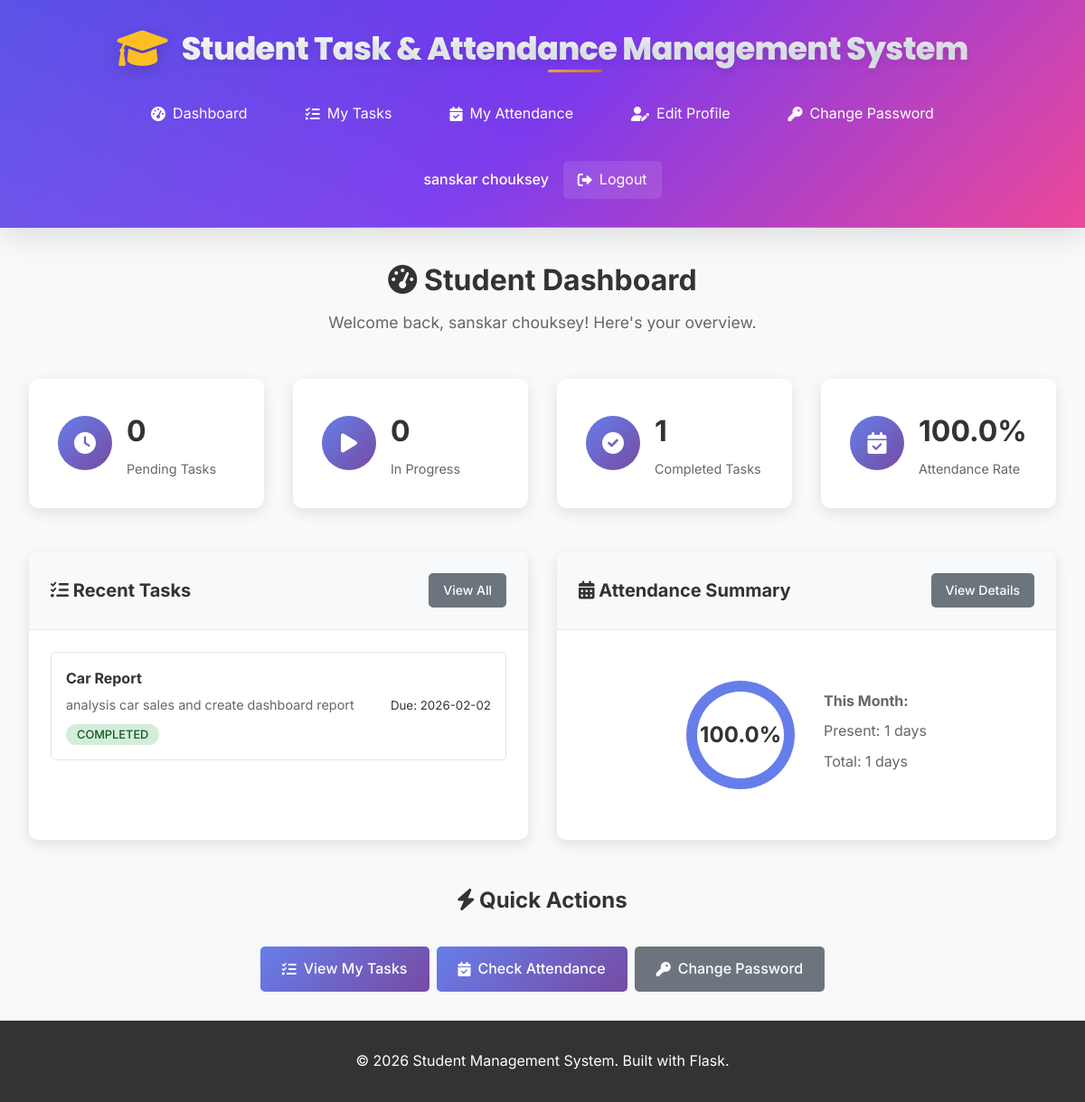
Screenshot of /student/dashboard (signed in) with the database file from the repository.
### models.py (models this page shows, shortened)
class User(UserMixin, db.Model):
    id = db.Column(db.Integer, primary_key=True)
    username = db.Column(db.String(80), unique=True, nullable=False)
    email = db.Column(db.String(120), unique=True, nullable=False)
    password_hash = db.Column(db.String(120), nullable=False)
    role = db.Column(db.String(20), nullable=False, default='student')  # 'admin' or 'student'
    full_name = db.Column(db.String(100), nullable=False)
    created_at = db.Column(db.DateTime, default=datetime.utcnow)
    is_active = db.Column(db.Boolean, default=True)
    tasks = db.relationship('Task', backref='assigned_student', lazy=True, foreign_keys='Task.student_id')
    attendance_records = db.relationship('Attendance', backref='student', lazy=True, foreign_keys='Attendance.student_id')
    def is_admin(self):
        return self.role == 'admin'

class Task(db.Model):
    id = db.Column(db.Integer, primary_key=True)
    title = db.Column(db.String(200), nullable=False)
    description = db.Column(db.Text, nullable=True)
    due_date = db.Column(db.Date, nullable=False)
    status = db.Column(db.String(20), default='pending')  # 'pending', 'in_progress', 'completed'
    priority = db.Column(db.String(20), default='medium')  # 'low', 'medium', 'high'
    created_at = db.Column(db.DateTime, default=datetime.utcnow)
    updated_at = db.Column(db.DateTime, default=datetime.utcnow, onupdate=datetime.utcnow)
    student_id = db.Column(db.Integer, db.ForeignKey('user.id'), nullable=False)
    created_by = db.Column(db.Integer, db.ForeignKey('user.id'), nullable=False)
    creator = db.relationship('User', foreign_keys=[created_by], backref='created_tasks')

### app.py (the view)
@app.route('/student/dashboard')
@login_required
def student_dashboard():
    if current_user.is_admin():
        return redirect(url_for('admin_dashboard'))
    pending_tasks = Task.query.filter_by(student_id=current_user.id, status='pending').count()
    in_progress_tasks = Task.query.filter_by(student_id=current_user.id, status='in_progress').count()
    completed_tasks = Task.query.filter_by(student_id=current_user.id, status='completed').count()
    recent_tasks = Task.query.filter_by(student_id=current_user.id).order_by(Task.created_at.desc()).limit(5).all()
    current_month = date.today().replace(day=1)
    attendance_records = Attendance.query.filter(
        and_(Attendance.student_id == current_user.id,
             Attendance.date >= current_month)
    ).all()
    present_days = len([a for a in attendance_records if a.status == 'present'])
    total_days = len(attendance_records)
    attendance_rate = (present_days / total_days * 100) if total_days > 0 else 0
    return render_template('student/dashboard.html',
                         pending_tasks=pending_tasks,
                         in_progress_tasks=in_progress_tasks,
                         completed_tasks=completed_tasks,
                         recent_tasks=recent_tasks,
                         attendance_rate=round(attendance_rate, 1),
                         present_days=present_days,
                         total_days=total_days)

### app.py (called while the page is built)
@app.context_processor
def inject_date():
    return {'date': date}

### templates/student/dashboard.html (shortened to what this page needs)
{% extends "base.html" %}
{% block content %}
<div class="dashboard-container">
    <div class="dashboard-header">
        <h1><i class="fas fa-tachometer-alt"></i> Student Dashboard</h1>
        <p>Welcome back, {{ current_user.full_name }}! Here's your overview.</p>
    </div>
    <div class="stats-grid">
        <div class="stat-card">
            <div class="stat-icon">
                <i class="fas fa-clock"></i>
            </div>
            <div class="stat-content">
                <h3>{{ pending_tasks }}</h3>
                <p>Pending Tasks</p>
            </div>
        </div>
        <div class="stat-card">
            <div class="stat-icon">
                <i class="fas fa-play"></i>
            </div>
            <div class="stat-content">
                <h3>{{ in_progress_tasks }}</h3>
                <p>In Progress</p>
            </div>
        </div>
        <div class="stat-card">
            <div class="stat-icon">
                <i class="fas fa-check-circle"></i>
            </div>
            <div class="stat-content">
                <h3>{{ completed_tasks }}</h3>
                <p>Completed Tasks</p>
            </div>
        </div>
        <div class="stat-card">
            <div class="stat-icon">
                <i class="fas fa-calendar-check"></i>
            </div>
            <div class="stat-content">
                <h3>{{ attendance_rate }}%</h3>
                <p>Attendance Rate</p>
            </div>
        </div>
    </div>
    <div class="dashboard-grid">
        <div class="dashboard-section">
            <div class="section-header">
                <h2><i class="fas fa-tasks"></i> Recent Tasks</h2>
                <a href="{{ url_for('student_tasks') }}" class="btn btn-secondary btn-sm">View All</a>
            </div>
            <div class="section-content">
                {% if recent_tasks %}
                    <div class="task-list">
                        {% for task in recent_tasks %}
                            <div class="task-item">
                                <div class="task-info">
                                    <h4>{{ task.title }}</h4>
                                    {% if task.description %}
                                        <p>{{ task.description[:100] }}{% if task.description|length > 100 %}...{% endif %}</p>
                                    {% endif %}
                                    <span class="task-status status-{{ task.status }}">{{ task.status.replace('_', ' ').title() }}</span>
                                </div>
                                <div class="task-meta">
                                    <small>Due: {{ task.due_date.strftime('%Y-%m-%d') }}</small>
                                </div>
                            </div>
                        {% endfor %}
                    </div>
                {% else %}
                    <div class="empty-state">
                        <i class="fas fa-tasks"></i>
                        <p>No tasks assigned yet</p>
                    </div>
                {% endif %}
            </div>
        </div>
        <div class="dashboard-section">
            <div class="section-header">
                <h2><i class="fas fa-calendar-alt"></i> Attendance Summary</h2>
                <a href="{{ url_for('student_attendance') }}" class="btn btn-secondary btn-sm">View Details</a>
            </div>
            <div class="section-content">
                <div class="attendance-summary">
                    <div class="attendance-stat">
                        <div class="attendance-circle">
                            <div class="circle-progress" data-percentage="{{ attendance_rate }}">
                                <span class="percentage">{{ attendance_rate }}%</span>
                            </div>
                        </div>
                        <div class="attendance-details">
                            <p><strong>This Month:</strong></p>
                            <p>Present: {{ present_days }} days</p>
                            <p>Total: {{ total_days }} days</p>
                        </div>
                    </div>
                </div>
            </div>
        </div>
    </div>
    <div class="quick-actions">
        <h2><i class="fas fa-bolt"></i> Quick Actions</h2>
        <div class="action-buttons">
            <a href="{{ url_for('student_tasks') }}" class="btn btn-primary">
                <i class="fas fa-tasks"></i> View My Tasks
            </a>
            <a href="{{ url_for('student_attendance') }}" class="btn btn-primary">
                <i class="fas fa-calendar-check"></i> Check Attendance
            </a>
            <a href="{{ url_for('change_password') }}" class="btn btn-secondary">
                <i class="fas fa-key"></i> Change Password
            </a>
        </div>
    </div>
</div>
{% endblock %}

### templates/base.html (shortened to what this page needs)
<!DOCTYPE html>
<html lang="en">
<head>
    <link rel="stylesheet" href="{{ url_for('static', filename='css/style.css') }}">
    <link href="https://cdnjs.cloudflare.com/ajax/libs/font-awesome/6.0.0/css/all.min.css" rel="stylesheet">
</head>
<body>
    <nav class="navbar">
        <div class="nav-container">
            <div class="nav-brand">
                <i class="fas fa-graduation-cap"></i>
                <span>Student Task & Attendance Management System</span>
            </div>
            {% if current_user.is_authenticated %}
            <div class="nav-menu">
                {% if current_user.is_admin() %}
                    <a href="{{ url_for('admin_dashboard') }}" class="nav-link">
                        <i class="fas fa-tachometer-alt"></i> Dashboard
                    </a>
                    <a href="{{ url_for('admin_students') }}" class="nav-link">
                        <i class="fas fa-users"></i> Students
                    </a>
                    <a href="{{ url_for('admin_tasks') }}" class="nav-link">
                        <i class="fas fa-tasks"></i> Tasks
                    </a>
                    <a href="{{ url_for('admin_attendance') }}" class="nav-link">
                        <i class="fas fa-calendar-check"></i> Attendance
                    </a>
                    <a href="{{ url_for('admin_edit_profile') }}" class="nav-link">
                        <i class="fas fa-user-edit"></i> Edit Profile
                    </a>
                    <a href="{{ url_for('admin_change_password') }}" class="nav-link">
                        <i class="fas fa-key"></i> Change Password
                    </a>
                {% else %}
                    <a href="{{ url_for('student_dashboard') }}" class="nav-link">
                        <i class="fas fa-tachometer-alt"></i> Dashboard
                    </a>
                    <a href="{{ url_for('student_tasks') }}" class="nav-link">
                        <i class="fas fa-tasks"></i> My Tasks
                    </a>
                    <a href="{{ url_for('student_attendance') }}" class="nav-link">
                        <i class="fas fa-calendar-check"></i> My Attendance
                    </a>
                    <a href="{{ url_for('edit_profile') }}" class="nav-link">
                        <i class="fas fa-user-edit"></i> Edit Profile
                    </a>
                    <a href="{{ url_for('change_password') }}" class="nav-link">
                        <i class="fas fa-key"></i> Change Password
                    </a>
                {% endif %}
                <div class="nav-user">
                    <span class="user-name">{{ current_user.full_name }}</span>
                    <a href="{{ url_for('logout') }}" class="nav-link logout">
                        <i class="fas fa-sign-out-alt"></i> Logout
                    </a>
                </div>
            </div>
            {% endif %}
        </div>
    </nav>
    <main class="main-content">
        {% block content %}{% endblock %}
    </main>
    <footer class="footer">
        <div class="footer-content">
            <p>&copy; 2026 Student Management System. Built with Flask.</p>
        </div>
    </footer>
</body>
</html>

### templates/student/dashboard.html (style rules this page uses)
.attendance-summary { display: flex; justify-content: center; align-items: center; padding: 2rem 0; }
.attendance-stat { display: flex; align-items: center; gap: 2rem; }
.attendance-circle { position: relative; width: 120px; height: 120px; }
.circle-progress { width: 100%; height: 100%; border-radius: 50%; background: conic-gradient(#667eea 0deg, #667eea calc(var(--percentage) * 3.6deg), #e1e5e9 calc(var(--percentage) * 3.6deg)); display: flex; align-items: center; justify-content: center; position: relative; }
.circle-progress::before { content: ''; position: absolute; width: 80%; height: 80%; background: white; border-radius: 50%; }
.percentage { position: relative; z-index: 1; font-size: 1.5rem; font-weight: bold; color: #333; }
.attendance-details { color: #666; }
.attendance-details p { margin-bottom: 0.5rem; }
.task-meta { display: flex; flex-direction: column; align-items: flex-end; gap: 0.5rem; }

### rows the page displays
User: full_name "sanskar chouksey"
Task: title "Car Report", description "analysis car sales and create dashboard report", status.replace "COMPLETED", due_date "2026-02-02"

### other values shown
{{ pending_tasks }} "0"
{{ in_progress_tasks }} "0"
{{ completed_tasks }} "1"
{{ attendance_rate }} "100.0"
{{ present_days }} "1"
{{ total_days }} "1"
